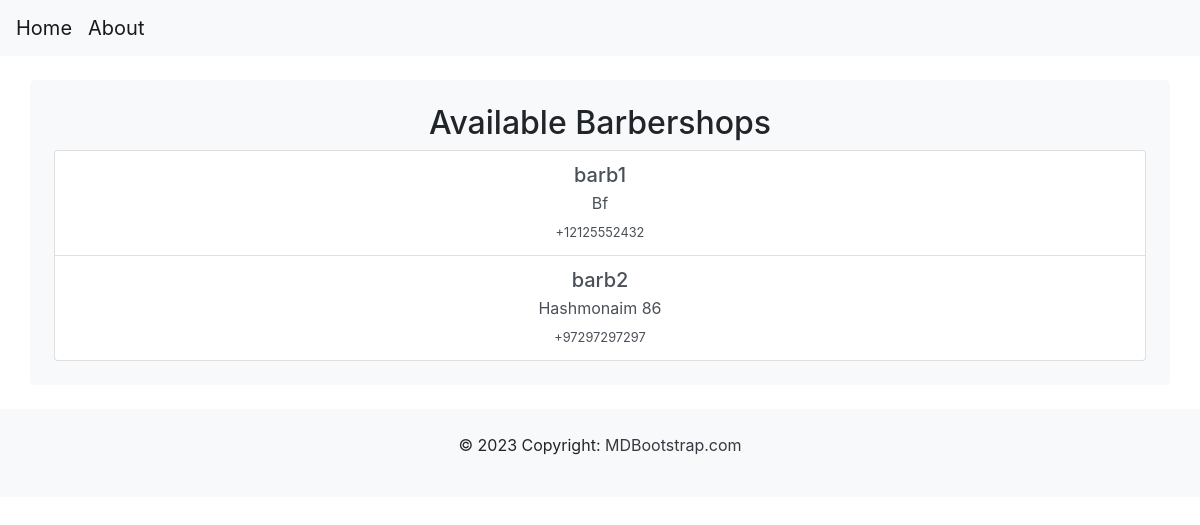
The page / on the database its author committed.
### scheduler/models.py (models this page shows, shortened)
class BarberShop(models.Model):
    id = models.UUIDField(primary_key=True, default=uuid.uuid4, editable=False)
    name = models.CharField(max_length=100)
    address = models.CharField(max_length=255)
    phone = PhoneNumberField(null=True, blank=True)
    email = models.EmailField(null=True, blank=True)
    description = models.TextField(null=True, blank=True)
    logo = models.ImageField(upload_to='barber_shops/', null=True, blank=True)
    cover_image = models.ImageField(upload_to='barber_shops/')

### scheduler/views.py (the view)
# urls.py: path('', ScheduleView.as_view(), name='schedule'),
class ScheduleView(TemplateView):
    template_name = "scheduler/schedule.html"
    def get_context_data(self, **kwargs):
        context = super().get_context_data(**kwargs)
        context['barbershops'] = BarberShop.objects.all()
        return context

### scheduler/templates/scheduler/schedule.html
{% extends 'scheduler/base.html' %}
{% block content %}
<h2>Available Barbershops</h2>
{% if barbershops %}
<div class="list-group">
    {% for barbershop in barbershops %}
    <a href="{% url 'barbershop_detail' barbershop.name %}" class="list-group-item list-group-item-action">
        <h5 class="mb-1">{{ barbershop.name }}</h5>
        <p class="mb-1">{{ barbershop.address }}</p>
        <small>{{ barbershop.phone }}</small>
    </a>
    {% endfor %}
</div>
{% else %}
<p class="text-center">No available barbershops.</p>
{% endif %}
{% endblock %}

### rows shown on the page
BarberShop: name "barb1", address "Bf", phone "+12125552432"
BarberShop: name "barb2", address "Hashmonaim 86", phone "+97297297297"
